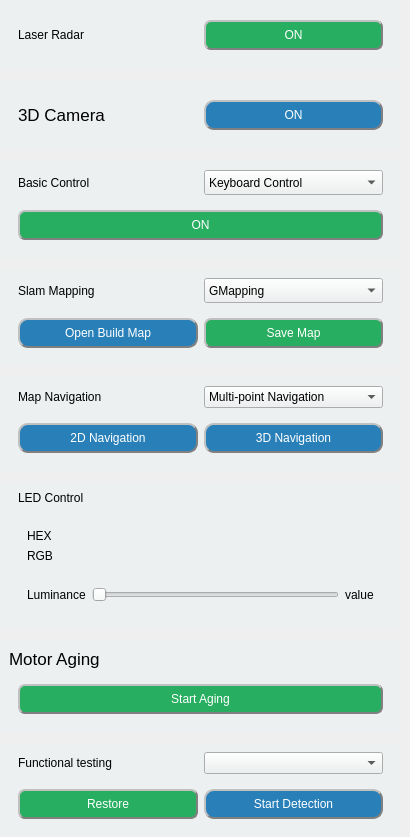
        <widget class="QWidget" name="scrollAreaWidgetContents">
         <property name="geometry">
          <rect>
           <x>0</x>
           <y>0</y>
           <width>410</width>
           <height>837</height>
          </rect>
         </property>
         <property name="styleSheet">
          <string notr="true"/>
         </property>
         <layout class="QVBoxLayout" name="verticalLayout_4" stretch="0,0,0,0,0,0,0,0">
          <property name="spacing">
           <number>11</number>
          </property>
          <property name="leftMargin">
           <number>0</number>
          </property>
          <property name="topMargin">
           <number>0</number>
          </property>
          <property name="rightMargin">
           <number>9</number>
          </property>
          <property name="bottomMargin">
           <number>0</number>
          </property>
          <item>
           <widget class="QWidget" name="radar_panel" native="true">
            <property name="styleSheet">
             <string notr="true">background-color: rgb(236, 240, 241);</string>
            </property>
            <layout class="QHBoxLayout" name="horizontalLayout_19">
             <item>
              <widget class="QWidget" name="widget_21" native="true">
               <layout class="QHBoxLayout" name="horizontalLayout_2">
                <item>
                 <widget class="QLabel" name="label_radar">
                  <property name="sizePolicy">
                   <sizepolicy hsizetype="Preferred" vsizetype="Fixed">
                    <horstretch>0</horstretch>
                    <verstretch>0</verstretch>
                   </sizepolicy>
                  </property>
                  <property name="styleSheet">
                   <string notr="true">font: 13pt &quot;Arial&quot;;</string>
                  </property>
                  <property name="text">
                   <string>Laser Radar</string>
                  </property>
                 </widget>
                </item>
                <item>
                 <widget class="QPushButton" name="radar_control_button">
                  <property name="minimumSize">
                   <size>
                    <width>0</width>
                    <height>30</height>
                   </size>
                  </property>
                  <property name="styleSheet">
                   <string notr="true">QPushButton {
	background-color: rgb(39, 174, 96);
	color: rgb(255, 255, 255);
	border-radius: 7px;
	border: 2px groove gray;
	border-style: outset;
	font: 75 9pt &quot;Arial&quot;;
}
QPushButton:disabled {
	background-color:gray;
	color: rgb(255, 255, 255);
	border-radius: 7px;
	border: 2px groove gray;
	border-style: outset;
	font: 75 9pt &quot;Arial&quot;;
}
</string>
                  </property>
                  <property name="text">
                   <string>ON</string>
                  </property>
                  <property name="checkable">
                   <bool>true</bool>
                  </property>
                 </widget>
                </item>
               </layout>
              </widget>
             </item>
            </layout>
           </widget>
          </item>
          <item>
           <widget class="QWidget" name="camera_3d_panel" native="true">
            <property name="styleSheet">
             <string notr="true">background-color: rgb(236, 240, 241);</string>
            </property>
            <layout class="QHBoxLayout" name="horizontalLayout_27">
             <item>
              <widget class="QWidget" name="widget_25" native="true">
               <layout class="QHBoxLayout" name="horizontalLayout_28">
                <item>
                 <widget class="QLabel" name="label_4">
                  <property name="sizePolicy">
                   <sizepolicy hsizetype="Preferred" vsizetype="Fixed">
                    <horstretch>0</horstretch>
                    <verstretch>0</verstretch>
                   </sizepolicy>
                  </property>
                  <property name="font">
                   <font>
                    <family>Arial</family>
                    <pointsize>13</pointsize>
                    <weight>50</weight>
                    <bold>false</bold>
                   </font>
                  </property>
                  <property name="text">
                   <string>3D Camera</string>
                  </property>
                 </widget>
                </item>
                <item>
                 <widget class="QPushButton" name="camera_3d_button">
                  <property name="enabled">
                   <bool>true</bool>
                  </property>
                  <property name="minimumSize">
                   <size>
                    <width>0</width>
                    <height>30</height>
                   </size>
                  </property>
                  <property name="styleSheet">
                   <string notr="true">QPushButton {
	background-color:rgb(41, 128, 185);
	color: rgb(255, 255, 255);
	border-radius: 10px;
	border: 2px groove gray;
	border-style: outset;
	font: 75 9pt &quot;Arial&quot;;
}
QPushButton:disabled {
	background-color:gray;
	color: rgb(255, 255, 255);
	border-radius: 7px;
	border: 2px groove gray;
	border-style: outset;
	font: 75 9pt &quot;Arial&quot;;
}
</string>
                  </property>
                  <property name="text">
                   <string>ON</string>
                  </property>
                 </widget>
                </item>
               </layout>
              </widget>
             </item>
            </layout>
           </widget>
          </item>
          <item>
           <widget class="QWidget" name="basic_control_panel" native="true">
            <property name="styleSheet">
             <string notr="true">background-color: rgb(236, 240, 241);</string>
            </property>
            <layout class="QVBoxLayout" name="verticalLayout_5">
             <item>
              <widget class="QWidget" name="widget_17" native="true">
               <property name="sizePolicy">
                <sizepolicy hsizetype="Preferred" vsizetype="Fixed">
                 <horstretch>0</horstretch>
                 <verstretch>0</verstretch>
                </sizepolicy>
               </property>
               <layout class="QHBoxLayout" name="horizontalLayout_4">
                <property name="topMargin">
                 <number>0</number>
                </property>
                <property name="bottomMargin">
                 <number>0</number>
                </property>
                <item>
                 <widget class="QLabel" name="basic_control">
                  <property name="styleSheet">
                   <string notr="true">font: 13pt &quot;Arial&quot;;</string>
                  </property>
                  <property name="text">
                   <string>Basic Control</string>
                  </property>
                 </widget>
                </item>
                <item>
                 <widget class="QComboBox" name="basic_control_selection">
                  <property name="minimumSize">
                   <size>
                    <width>0</width>
                    <height>25</height>
                   </size>
                  </property>
                  <property name="styleSheet">
                   <string notr="true">color:black;</string>
                  </property>
                  <item>
                   <property name="text">
                    <string>Keyboard Control</string>
                   </property>
                  </item>
                  <item>
                   <property name="text">
                    <string>Joystick-Alphabet</string>
                   </property>
                  </item>
                  <item>
                   <property name="text">
                    <string>Joystick-Number</string>
                   </property>
                  </item>
                 </widget>
                </item>
               </layout>
              </widget>
             </item>
             <item>
              <widget class="QWidget" name="widget_8" native="true">
               <property name="styleSheet">
                <string notr="true"/>
               </property>
               <layout class="QHBoxLayout" name="horizontalLayout_13">
                <item>
                 <widget class="QPushButton" name="basic_control_button">
                  <property name="minimumSize">
                   <size>
                    <width>0</width>
                    <height>30</height>
                   </size>
                  </property>
                  <property name="styleSheet">
                   <string notr="true">QPushButton {
	background-color: rgb(39, 174, 96);
	color: rgb(255, 255, 255);
	border-radius: 7px;
	border: 2px groove gray;
	border-style: outset;
	font: 75 9pt &quot;Arial&quot;;
}
QPushButton:disabled {
	background-color:gray;
	color: rgb(255, 255, 255);
	border-radius: 7px;
	border: 2px groove gray;
	border-style: outset;
	font: 75 9pt &quot;Arial&quot;;
}
</string>
                  </property>
                  <property name="text">
                   <string>ON</string>
                  </property>
                  <property name="checkable">
                   <bool>true</bool>
                  </property>
                 </widget>
                </item>
               </layout>
              </widget>
             </item>
            </layout>
           </widget>
          </item>
          <item>
           <widget class="QWidget" name="slam_mapping_panel" native="true">
            <property name="styleSheet">
             <string notr="true">background-color: rgb(236, 240, 241);</string>
            </property>
            <layout class="QVBoxLayout" name="verticalLayout_2">
             <item>
              <widget class="QWidget" name="widget_20" native="true">
               <property name="sizePolicy">
                <sizepolicy hsizetype="Preferred" vsizetype="Fixed">
                 <horstretch>0</horstretch>
                 <verstretch>0</verstretch>
                </sizepolicy>
               </property>
               <layout class="QHBoxLayout" name="horizontalLayout_17">
                <property name="topMargin">
                 <number>0</number>
                </property>
                <property name="bottomMargin">
                 <number>0</number>
                </property>
                <item>
                 <widget class="QLabel" name="label_map_nav">
                  <property name="styleSheet">
                   <string notr="true">font: 13pt &quot;Arial&quot;;</string>
                  </property>
                  <property name="text">
                   <string>Slam Mapping</string>
                  </property>
                 </widget>
                </item>
                <item>
                 <widget class="QComboBox" name="build_map_selection">
                  <property name="minimumSize">
                   <size>
                    <width>0</width>
                    <height>25</height>
                   </size>
                  </property>
                  <property name="styleSheet">
                   <string notr="true">color:black;</string>
                  </property>
                  <item>
                   <property name="text">
                    <string>GMapping</string>
                   </property>
                  </item>
                  <item>
                   <property name="text">
                    <string>Rtabmap</string>
                   </property>
                  </item>
                 </widget>
                </item>
               </layout>
              </widget>
             </item>
             <item>
              <widget class="QWidget" name="widget_10" native="true">
               <property name="styleSheet">
                <string notr="true"/>
               </property>
               <layout class="QHBoxLayout" name="horizontalLayout_6">
                <item>
                 <widget class="QPushButton" name="open_build_map">
                  <property name="minimumSize">
                   <size>
                    <width>0</width>
                    <height>30</height>
                   </size>
                  </property>
                  <property name="styleSheet">
                   <string notr="true">QPushButton {
	background-color:rgb(41, 128, 185);
	color: rgb(255, 255, 255);
	border-radius: 10px;
	border: 2px groove gray;
	border-style: outset;
	font: 75 9pt &quot;Arial&quot;;
}
QPushButton:disabled {
	background-color:gray;
	color: rgb(255, 255, 255);
	border-radius: 7px;
	border: 2px groove gray;
	border-style: outset;
	font: 75 9pt &quot;Arial&quot;;
}
</string>
                  </property>
                  <property name="text">
                   <string>Open Build Map</string>
                  </property>
                  <property name="checkable">
                   <bool>true</bool>
                  </property>
                 </widget>
                </item>
                <item>
                 <widget class="QPushButton" name="save_mapping_button">
                  <property name="minimumSize">
                   <size>
                    <width>0</width>
                    <height>30</height>
                   </size>
                  </property>
                  <property name="styleSheet">
                   <string notr="true">QPushButton {
	background-color: rgb(39, 174, 96);
	color: rgb(255, 255, 255);
	border-radius: 7px;
	border: 2px groove gray;
	border-style: outset;
	font: 75 9pt &quot;Arial&quot;;
}
QPushButton:disabled {
	background-color:gray;
	color: rgb(255, 255, 255);
	border-radius: 7px;
	border: 2px groove gray;
	border-style: outset;
	font: 75 9pt &quot;Arial&quot;;
}
</string>
                  </property>
                  <property name="text">
                   <string>Save Map</string>
                  </property>
                 </widget>
                </item>
               </layout>
              </widget>
             </item>
            </layout>
           </widget>
          </item>
          <item>
           <widget class="QWidget" name="map_navigation_panel" native="true">
            <property name="styleSheet">
             <string notr="true">background-color: rgb(236, 240, 241);</string>
            </property>
            <layout class="QVBoxLayout" name="verticalLayout">
             <item>
              <widget class="QWidget" name="widget_9" native="true">
               <property name="sizePolicy">
                <sizepolicy hsizetype="Preferred" vsizetype="Fixed">
                 <horstretch>0</horstretch>
                 <verstretch>0</verstretch>
                </sizepolicy>
               </property>
               <layout class="QHBoxLayout" name="horizontalLayout_5">
                <property name="topMargin">
                 <number>0</number>
                </property>
                <property name="bottomMargin">
                 <number>0</number>
                </property>
                <item>
                 <widget class="QLabel" name="label_3">
                  <property name="styleSheet">
                   <string notr="true">font: 13pt &quot;Arial&quot;;</string>
                  </property>
                  <property name="text">
                   <string>Map Navigation</string>
                  </property>
                 </widget>
                </item>
                <item>
                 <widget class="QComboBox" name="navigation_selection">
                  <property name="styleSheet">
                   <string notr="true">color:black;</string>
                  </property>
                  <item>
                   <property name="text">
                    <string>Multi-point Navigation</string>
                   </property>
                  </item>
                  <item>
                   <property name="text">
                    <string>Single-point Navigation</string>
                   </property>
                  </item>
                 </widget>
                </item>
               </layout>
              </widget>
             </item>
             <item>
              <widget class="QWidget" name="widget_2" native="true">
               <layout class="QHBoxLayout" name="horizontalLayout_8">
                <item>
                 <widget class="QPushButton" name="navigation_2d_button">
                  <property name="minimumSize">
                   <size>
                    <width>0</width>
                    <height>30</height>
                   </size>
                  </property>
                  <property name="styleSheet">
                   <string notr="true">QPushButton {
	background-color:rgb(41, 128, 185);
	color: rgb(255, 255, 255);
	border-radius: 10px;
	border: 2px groove gray;
	border-style: outset;
	font: 75 9pt &quot;Arial&quot;;
}
QPushButton:disabled {
	background-color:gray;
	color: rgb(255, 255, 255);
	border-radius: 7px;
	border: 2px groove gray;
	border-style: outset;
	font: 75 9pt &quot;Arial&quot;;
}
</string>
                  </property>
                  <property name="text">
                   <string>2D Navigation</string>
                  </property>
                  <property name="checkable">
                   <bool>true</bool>
                  </property>
                 </widget>
                </item>
                <item>
                 <widget class="QPushButton" name="navigation_3d_button">
                  <property name="minimumSize">
                   <size>
                    <width>0</width>
                    <height>30</height>
                   </size>
                  </property>
                  <property name="styleSheet">
                   <string notr="true">QPushButton {
	background-color:rgb(41, 128, 185);
	color: rgb(255, 255, 255);
	border-radius: 10px;
	border: 2px groove gray;
	border-style: outset;
	font: 75 9pt &quot;Arial&quot;;
}
QPushButton:disabled {
	background-color:gray;
	color: rgb(255, 255, 255);
	border-radius: 7px;
	border: 2px groove gray;
	border-style: outset;
	font: 75 9pt &quot;Arial&quot;;
}
</string>
                  </property>
                  <property name="text">
                   <string>3D Navigation</string>
                  </property>
                  <property name="checkable">
                   <bool>true</bool>
                  </property>
                 </widget>
                </item>
               </layout>
              </widget>
             </item>
            </layout>
           </widget>
          </item>
          <item>
           <widget class="QWidget" name="led_control_panel" native="true">
            <property name="styleSheet">
             <string notr="true">background-color: rgb(236, 240, 241);</string>
            </property>
            <layout class="QVBoxLayout" name="verticalLayout_9">
             <item>
              <widget class="QWidget" name="led_control_header" native="true">
               <property name="sizePolicy">
                <sizepolicy hsizetype="Preferred" vsizetype="Fixed">
                 <horstretch>0</horstretch>
                 <verstretch>0</verstretch>
                </sizepolicy>
               </property>
               <layout class="QHBoxLayout" name="horizontalLayout_29">
                <property name="topMargin">
                 <number>0</number>
                </property>
                <property name="bottomMargin">
                 <number>0</number>
                </property>
                <item>
                 <widget class="QLabel" name="label_10">
                  <property name="styleSheet">
                   <string notr="true">font: 13pt &quot;Arial&quot;;</string>
                  </property>
                  <property name="text">
                   <string>LED Control</string>
                  </property>
                 </widget>
                </item>
               </layout>
              </widget>
             </item>
             <item>
              <widget class="QWidget" name="led_color_picker_panel" native="true">
               <layout class="QVBoxLayout" name="verticalLayout_10">
                <item>
                 <layout class="QHBoxLayout" name="horizontalLayout_palette">
                  <property name="spacing">
                   <number>11</number>
                  </property>
                  <item>
                   <widget class="QWidget" name="widget_15" native="true">
                    <layout class="QGridLayout" name="gridLayout" rowstretch="0,0" columnstretch="0,1">
                     <property name="spacing">
                      <number>6</number>
                     </property>
                     <item row="0" column="1">
                      <widget class="QLabel" name="lineEdit_HEX">
                       <property name="styleSheet">
                        <string notr="true"/>
                       </property>
                       <property name="text">
                        <string/>
                       </property>
                      </widget>
                     </item>
                     <item row="0" column="0">
                      <widget class="QLabel" name="label_11">
                       <property name="text">
                        <string>HEX</string>
                       </property>
                      </widget>
                     </item>
                     <item row="1" column="0">
                      <widget class="QLabel" name="label_12">
                       <property name="text">
                        <string>RGB</string>
                       </property>
                      </widget>
                     </item>
                     <item row="1" column="1">
                      <widget class="QLabel" name="lineEdit_RGB">
                       <property name="styleSheet">
                        <string notr="true"/>
                       </property>
                       <property name="text">
                        <string/>
                       </property>
                      </widget>
                     </item>
                    </layout>
                   </widget>
                  </item>
                 </layout>
                </item>
                <item>
                 <widget class="QWidget" name="widget_19" native="true">
                  <layout class="QHBoxLayout" name="horizontalLayout_26">
                   <item>
                    <widget class="QLabel" name="label_luminance">
                     <property name="styleSheet">
                      <string notr="true">font: 10pt &quot;Arial&quot;;</string>
                     </property>
                     <property name="text">
                      <string>Luminance</string>
                     </property>
                    </widget>
                   </item>
                   <item>
                    <widget class="QSlider" name="color_brightness_slider">
                     <property name="orientation">
                      <enum>Qt::Horizontal</enum>
                     </property>
                    </widget>
                   </item>
                   <item>
                    <widget class="QLabel" name="label_value">
                     <property name="text">
                      <string>value</string>
                     </property>
                    </widget>
                   </item>
                  </layout>
                 </widget>
                </item>
               </layout>
              </widget>
             </item>
            </layout>
           </widget>
          </item>
          <item>
           <widget class="QWidget" name="motor_aging_panel" native="true">
            <property name="styleSheet">
             <string notr="true">background-color: rgb(236, 240, 241);</string>
            </property>
            <layout class="QVBoxLayout" name="verticalLayout_7">
             <item>
              <widget class="QLabel" name="label_6">
               <property name="sizePolicy">
                <sizepolicy hsizetype="Preferred" vsizetype="Fixed">
                 <horstretch>0</horstretch>
                 <verstretch>0</verstretch>
                </sizepolicy>
               </property>
               <property name="font">
                <font>
                 <family>Arial</family>
                 <pointsize>13</pointsize>
                </font>
               </property>
               <property name="text">
                <string>Motor Aging</string>
               </property>
              </widget>
             </item>
             <item>
              <widget class="QWidget" name="widget_6" native="true">
               <layout class="QVBoxLayout" name="verticalLayout_12">
                <item>
                 <widget class="QPushButton" name="start_aging_btn">
                  <property name="minimumSize">
                   <size>
                    <width>0</width>
                    <height>30</height>
                   </size>
                  </property>
                  <property name="styleSheet">
                   <string notr="true">QPushButton {
	background-color: rgb(39, 174, 96);
	color: rgb(255, 255, 255);
	border-radius: 7px;
	border: 2px groove gray;
	border-style: outset;
	font: 75 9pt &quot;Arial&quot;;
}
QPushButton:disabled {
	background-color:gray;
	color: rgb(255, 255, 255);
	border-radius: 7px;
	border: 2px groove gray;
	border-style: outset;
	font: 75 9pt &quot;Arial&quot;;
}
</string>
                  </property>
                  <property name="text">
                   <string>Start Aging</string>
                  </property>
                 </widget>
                </item>
               </layout>
              </widget>
             </item>
            </layout>
           </widget>
          </item>
          <item>
           <widget class="QWidget" name="functional_testing_panel" native="true">
            <property name="styleSheet">
             <string notr="true">background-color: rgb(236, 240, 241);</string>
            </property>
            <layout class="QVBoxLayout" name="verticalLayout_11">
             <item>
              <widget class="QWidget" name="widget_12" native="true">
               <property name="sizePolicy">
                <sizepolicy hsizetype="Preferred" vsizetype="Fixed">
                 <horstretch>0</horstretch>
                 <verstretch>0</verstretch>
                </sizepolicy>
               </property>
               <layout class="QHBoxLayout" name="horizontalLayout_9">
                <property name="topMargin">
                 <number>0</number>
                </property>
                <property name="bottomMargin">
                 <number>0</number>
                </property>
                <item>
                 <widget class="QLabel" name="label_2">
                  <property name="styleSheet">
                   <string notr="true">font: 13pt &quot;Arial&quot;;</string>
                  </property>
                  <property name="text">
                   <string>Functional testing</string>
                  </property>
                 </widget>
                </item>
                <item>
                 <widget class="QComboBox" name="functional_selection">
                  <property name="sizePolicy">
                   <sizepolicy hsizetype="Preferred" vsizetype="Preferred">
                    <horstretch>0</horstretch>
                    <verstretch>0</verstretch>
                   </sizepolicy>
                  </property>
                  <property name="styleSheet">
                   <string notr="true">\\ color:black;
\\ border:1px solid black;
\\ border-radius: 5px;</string>
                  </property>
                 </widget>
                </item>
               </layout>
              </widget>
             </item>
             <item>
              <widget class="QWidget" name="widget_24" native="true">
               <property name="styleSheet">
                <string notr="true">background-color: rgb(236, 240, 241);</string>
               </property>
               <layout class="QHBoxLayout" name="horizontalLayout_10">
                <item>
                 <widget class="QPushButton" name="restore_btn">
                  <property name="sizePolicy">
                   <sizepolicy hsizetype="Minimum" vsizetype="Preferred">
                    <horstretch>0</horstretch>
                    <verstretch>0</verstretch>
                   </sizepolicy>
                  </property>
                  <property name="minimumSize">
                   <size>
                    <width>0</width>
                    <height>25</height>
                   </size>
                  </property>
                  <property name="styleSheet">
                   <string notr="true">QPushButton {
	background-color: rgb(39, 174, 96);
	color: rgb(255, 255, 255);
	border-radius: 7px;
	border: 2px groove gray;
	border-style: outset;
	font: 75 9pt &quot;Arial&quot;;
}
QPushButton:disabled {
	background-color:gray;
	color: rgb(255, 255, 255);
	border-radius: 7px;
	border: 2px groove gray;
	border-style: outset;
	font: 75 9pt &quot;Arial&quot;;
}
</string>
                  </property>
                  <property name="text">
                   <string>Restore</string>
                  </property>
                 </widget>
                </item>
                <item>
                 <widget class="QPushButton" name="start_detection_btn">
                  <property name="sizePolicy">
                   <sizepolicy hsizetype="Minimum" vsizetype="Preferred">
                    <horstretch>0</horstretch>
                    <verstretch>30</verstretch>
                   </sizepolicy>
                  </property>
                  <property name="minimumSize">
                   <size>
                    <width>0</width>
                    <height>30</height>
                   </size>
                  </property>
                  <property name="styleSheet">
                   <string notr="true">QPushButton {
	background-color:rgb(41, 128, 185);
	color: rgb(255, 255, 255);
	border-radius: 10px;
	border: 2px groove gray;
	border-style: outset;
	font: 75 9pt &quot;Arial&quot;;
}
QPushButton:disabled {
	background-color:gray;
	color: rgb(255, 255, 255);
	border-radius: 7px;
	border: 2px groove gray;
	border-style: outset;
	font: 75 9pt &quot;Arial&quot;;
}
</string>
                  </property>
                  <property name="text">
                   <string>Start Detection</string>
                  </property>
                  <property name="checkable">
                   <bool>true</bool>
                  </property>
                 </widget>
                </item>
               </layout>
              </widget>
             </item>
            </layout>
           </widget>
          </item>
         </layout>
        </widget>
